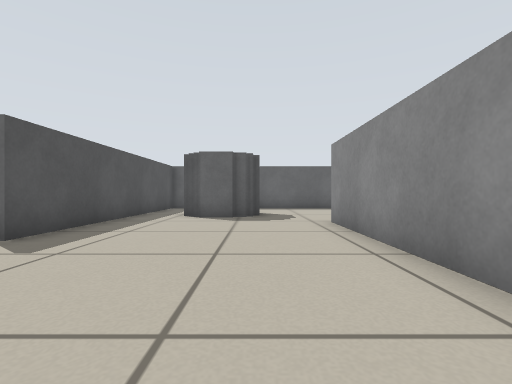
[1] (above)

18 first-person views from a walk through a robot-simulator world made for Stage. The camera is 0.39 m above the floor, looks level and sees 85° across. The lines on the ground mark 1 m squares. The floor is counted in squares, 0.5 m on a side. Each view is taken from the middle of a square. On the plan, view 1 faces up. The plan holds only what a view shows up to about 10 squares ahead; the rest is blank. Robots are left out.

[2]
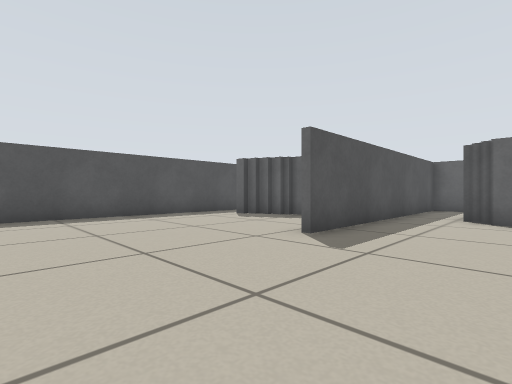

[3]
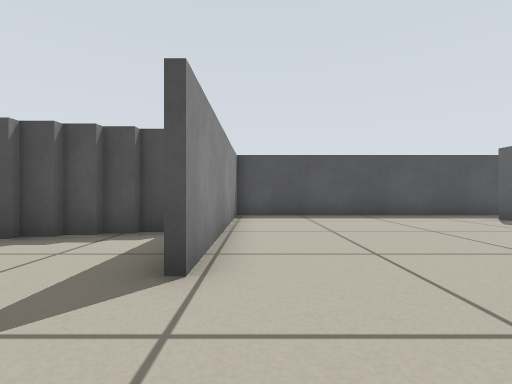

[4]
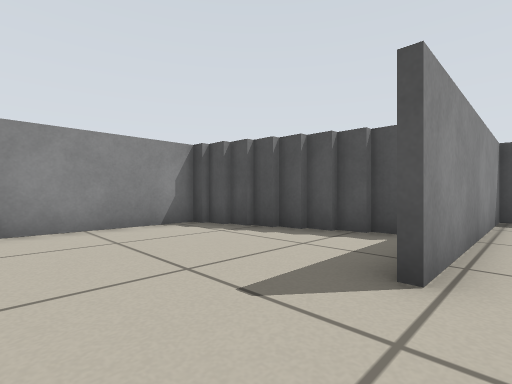

[5]
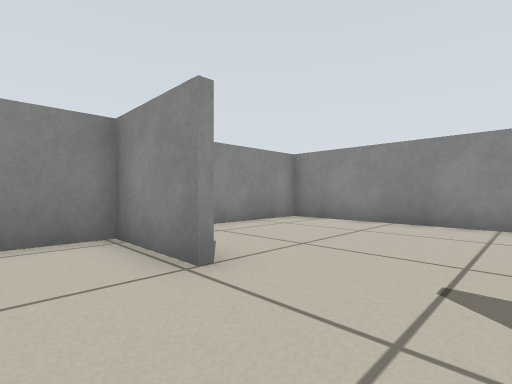

[6]
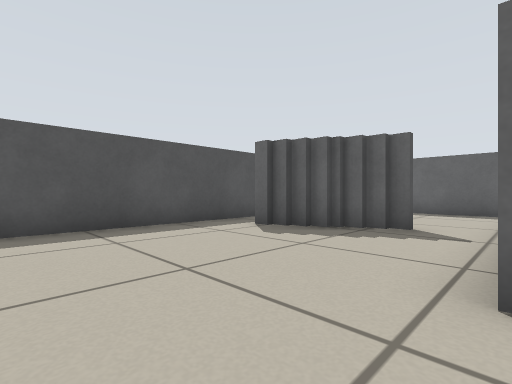

[7]
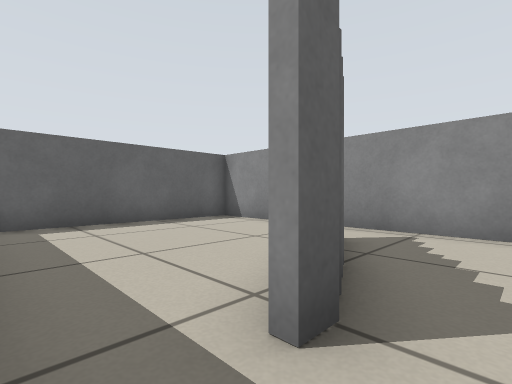

[8]
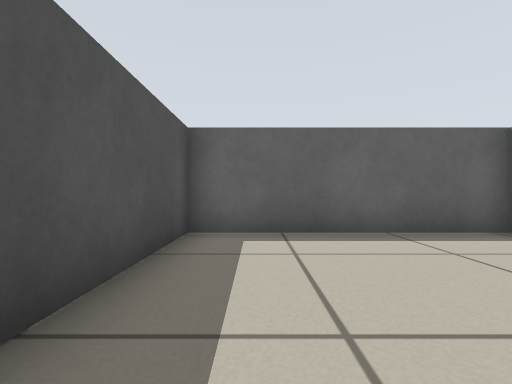

[9]
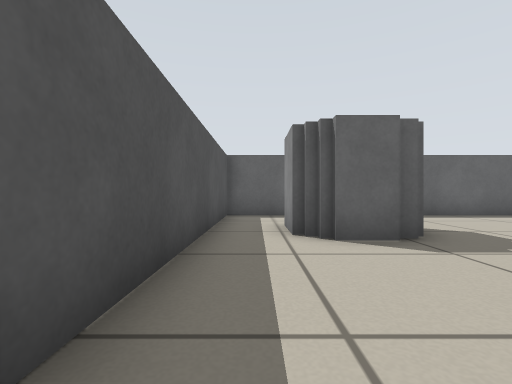

[10]
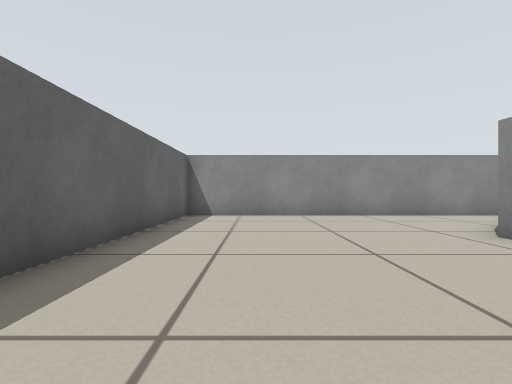

[11]
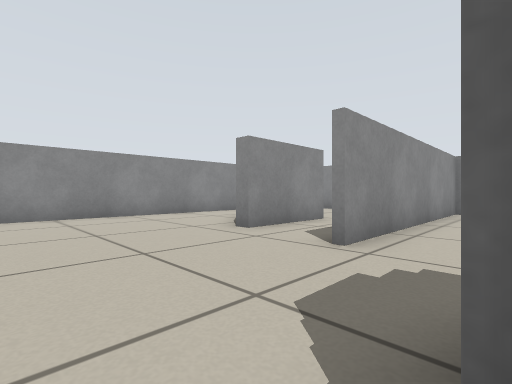

[12]
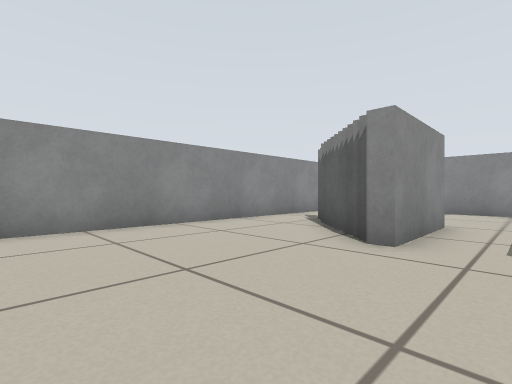

[13]
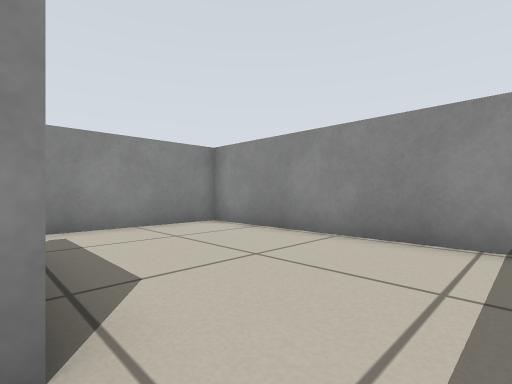

[14]
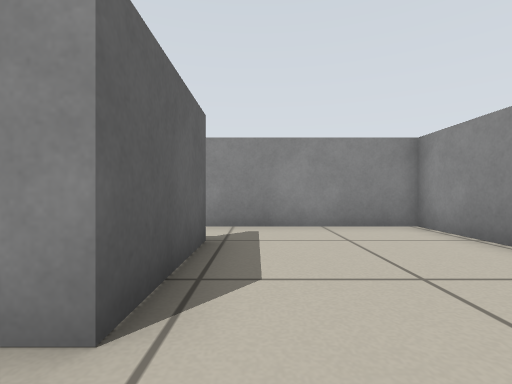

[15]
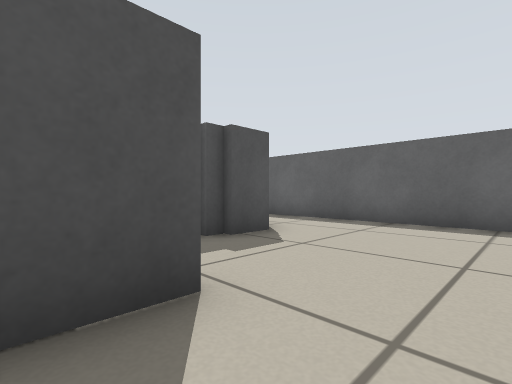

[16]
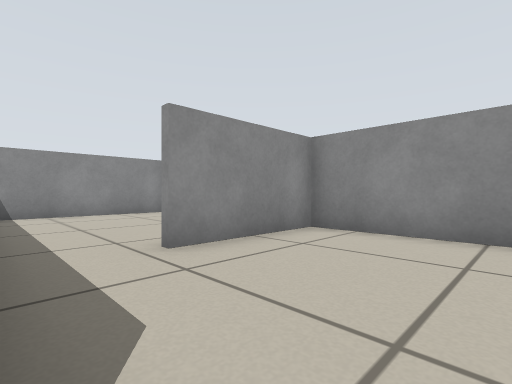

[17]
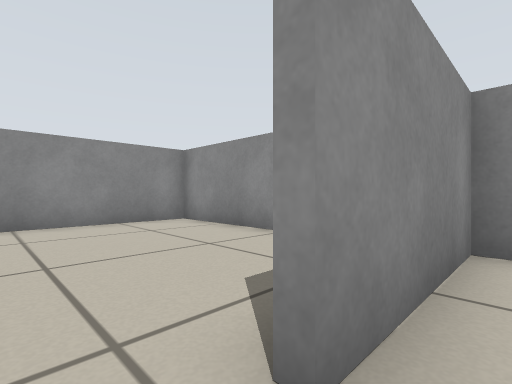

[18]
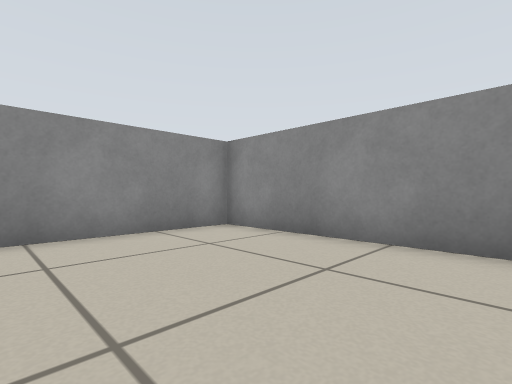

### Floor plan
Points are (right, up) in squares from view 1. A wall is a line through its corners. A room is listed if a view was taken in it or the views show most of it. See-through windows are left out.
Room 1 (views 1, 2, 3, 4, 5, 6, 7, 8, 9, 16, 17)
walls: (-4.2, 6.2) (-4.2, 9.1); (-0.5, -0.6) (1.9, -0.6) (1.9, 7.2); (-6.4, -1.8) (-6.4, -2.4); (-7.1, 7.4) (-7.6, 7.4); (-6.5, 7.8) (-7.1, 7.8); (-6.1, 8.1) (-6.6, 8.1); (-7.6, 7.2) (-8.1, 7.2); (-5.8, 8.3) (-6.2, 8.3); (-6.2, -2.2) (-6.2, -2.9); (-8, 7) (-8.5, 7); (-8.4, 6.8) (-8.9, 6.8); (-6, -2.8) (-6, -3.5); (-2.3, 9) (-2.3, 10.4); (-0.6, 8.5) (-1.8, 8.5); (-5.8, -3.4) (-5.8, -4.1); (-0.1, 8.7) (-0.8, 8.7); (-5.6, -4) (-5.6, -4.8); (-5.4, -4.6) (-5.4, -5.4); (-4.2, 11.2) (-4.2, 13.3) (-10.3, 13.3) (-10.3, -0.6) (-3.5, -0.6); (-5.2, -5.2) (-5.2, -6); (-4, 11.6) (-4, 4.4); (-5, -5.9) (-5, -6.3) (2.6, -6.3) (2.6, -2.8)
ways out: opening at (-3, 11) to room 2; opening at (1, 8) to room 2; opening at (3, -2) to room 4
Room 2 (views 10, 11, 12)
walls: (4.4, 6.8) (4.9, 6.8); (0.1, 10.2) (0.1, 9.2); (-0.1, 9.4) (-0.1, 8.7); (9.3, 5.6) (9.3, 13.3) (-4, 13.3) (-4, 11.6)
ways out: opening at (-3, 11) to room 1; opening at (1, 8) to room 1; opening at (3.5, 6.5) to room 3; opening at (8.5, 4.5) to room 3
Room 3 (views 13, 14, 15)
walls: (7.5, 3.8) (4.4, 3.8) (4.4, 6.8); (3.1, -0.6) (9.3, -0.6) (9.3, 5.6); (2.2, 7.2) (2.2, 6)
ways out: opening at (3.5, 6.5) to room 2; opening at (8.5, 4.5) to room 2
Room 4 (view 18)
walls: (4.1, -6.3) (9.3, -6.3) (9.3, -1.4)
ways out: opening at (3, -2) to room 1

Where each view was taken, in squares from view 1:
view 1: 0 up, 0 right, facing up
view 2: 0 up, 1 left, facing up-left
view 3: 0 up, 1 left, facing left
view 4: 0 up, 1 left, facing down-left
view 5: 1 up, 3 left, facing down-right
view 6: 2 up, 4 left, facing up-left
view 7: 6 up, 10 left, facing up-right
view 8: 8 up, 9 left, facing up
view 9: 4 up, 3 left, facing up
view 10: 11 up, 0 right, facing right
view 11: 11 up, 0 right, facing down-right
view 12: 11 up, 3 right, facing down-right
view 13: 4 up, 3 right, facing down-right
view 14: 3 up, 3 right, facing right
view 15: 6 up, 4 right, facing up-left
view 16: 1 down, 1 left, facing down-right
view 17: 2 down, 2 right, facing down-right
view 18: 2 down, 4 right, facing down-right
